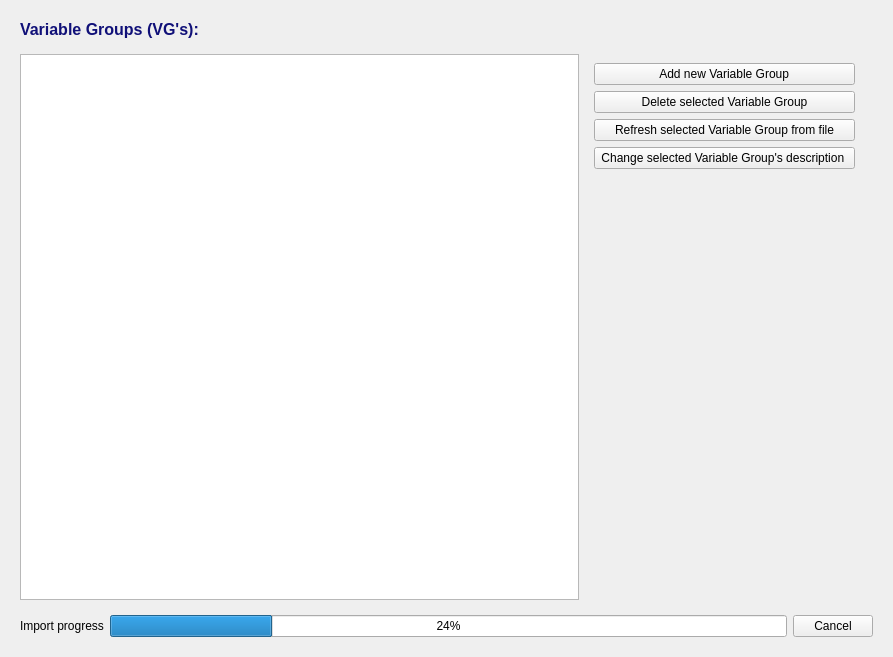
<?xml version="1.0" encoding="UTF-8"?>
<ui version="4.0">
 <class>NewGeneManageVGs</class>
 <widget class="QWidget" name="NewGeneManageVGs">
  <property name="geometry">
   <rect>
    <x>0</x>
    <y>0</y>
    <width>893</width>
    <height>657</height>
   </rect>
  </property>
  <property name="windowTitle">
   <string>Form</string>
  </property>
  <layout class="QHBoxLayout" name="horizontalLayout">
   <item>
    <widget class="QWidget" name="widget_all_manage_vgs" native="true">
     <layout class="QVBoxLayout" name="verticalLayout">
      <item>
       <widget class="QLabel" name="label_manage_vgs">
        <property name="text">
         <string>&lt;html&gt;&lt;head/&gt;&lt;body&gt;&lt;p&gt;&lt;span style=&quot; font-size:12pt; font-weight:600; color:#101078;&quot;&gt;Variable Groups (VG's):&lt;/span&gt;&lt;/p&gt;&lt;/body&gt;&lt;/html&gt;</string>
        </property>
        <property name="textFormat">
         <enum>Qt::RichText</enum>
        </property>
        <property name="alignment">
         <set>Qt::AlignLeading|Qt::AlignLeft|Qt::AlignVCenter</set>
        </property>
       </widget>
      </item>
      <item>
       <widget class="QWidget" name="widget_manage_vgs_content" native="true">
        <property name="sizePolicy">
         <sizepolicy hsizetype="Preferred" vsizetype="Preferred">
          <horstretch>0</horstretch>
          <verstretch>1</verstretch>
         </sizepolicy>
        </property>
        <layout class="QHBoxLayout" name="horizontalLayout_2">
         <property name="leftMargin">
          <number>0</number>
         </property>
         <item>
          <widget class="QListView" name="listViewManageVGs">
           <property name="sizePolicy">
            <sizepolicy hsizetype="Expanding" vsizetype="Expanding">
             <horstretch>10</horstretch>
             <verstretch>0</verstretch>
            </sizepolicy>
           </property>
           <property name="styleSheet">
            <string notr="true">QListView {selection-color: black;}</string>
           </property>
           <property name="sizeAdjustPolicy">
            <enum>QAbstractScrollArea::AdjustToContents</enum>
           </property>
           <property name="alternatingRowColors">
            <bool>true</bool>
           </property>
           <property name="selectionBehavior">
            <enum>QAbstractItemView::SelectRows</enum>
           </property>
           <property name="resizeMode">
            <enum>QListView::Adjust</enum>
           </property>
           <property name="spacing">
            <number>5</number>
           </property>
          </widget>
         </item>
         <item>
          <widget class="QWidget" name="widget_manage_vg_buttons" native="true">
           <property name="sizePolicy">
            <sizepolicy hsizetype="Preferred" vsizetype="Preferred">
             <horstretch>0</horstretch>
             <verstretch>4</verstretch>
            </sizepolicy>
           </property>
           <layout class="QVBoxLayout" name="verticalLayout_2">
            <item>
             <widget class="QPushButton" name="pushButton_add_vg">
              <property name="text">
               <string> Add new Variable Group </string>
              </property>
             </widget>
            </item>
            <item>
             <widget class="QPushButton" name="pushButton_remove_vg">
              <property name="text">
               <string> Delete selected Variable Group </string>
              </property>
             </widget>
            </item>
            <item>
             <widget class="QPushButton" name="pushButton_refresh_vg">
              <property name="text">
               <string> Refresh selected Variable Group from file </string>
              </property>
             </widget>
            </item>
            <item>
             <widget class="QPushButton" name="pushButton_rename_vg">
              <property name="text">
               <string> Change selected Variable Group's description  </string>
              </property>
             </widget>
            </item>
            <item>
             <spacer name="verticalSpacer">
              <property name="orientation">
               <enum>Qt::Vertical</enum>
              </property>
              <property name="sizeHint" stdset="0">
               <size>
                <width>20</width>
                <height>40</height>
               </size>
              </property>
             </spacer>
            </item>
           </layout>
          </widget>
         </item>
        </layout>
       </widget>
      </item>
      <item>
       <layout class="QHBoxLayout" name="horizontalLayout_3">
        <item>
         <widget class="QLabel" name="label_importProgress">
          <property name="text">
           <string>Import progress</string>
          </property>
         </widget>
        </item>
        <item>
         <widget class="QProgressBar" name="progressBar_importVG">
          <property name="value">
           <number>24</number>
          </property>
         </widget>
        </item>
        <item>
         <widget class="QPushButton" name="pushButton_cancel">
          <property name="text">
           <string>Cancel</string>
          </property>
         </widget>
        </item>
       </layout>
      </item>
     </layout>
    </widget>
   </item>
  </layout>
 </widget>
 <resources/>
 <connections/>
</ui>
